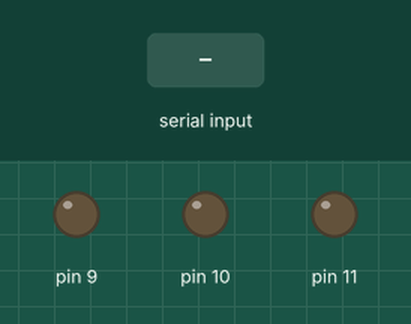
Simulated run of this sketch. Board: Arduino Uno, built with avr-gcc and run on an emulated ATmega328P. Shown: output pins drawn as LEDs (lit = HIGH). Inputs (shaded band) come from the test bench.

Above: at 1.2 s.
1.3 s: "90,45,200," received over Serial
At 2.9 s:
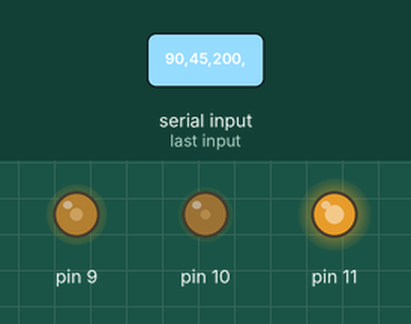
3.8 s: "30,150,10," received over Serial
At 6.0 s:
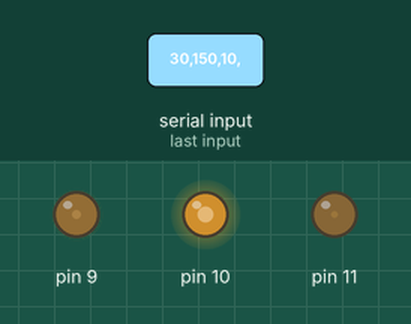
6.3 s: "90,45," received over Serial
At 7.8 s:
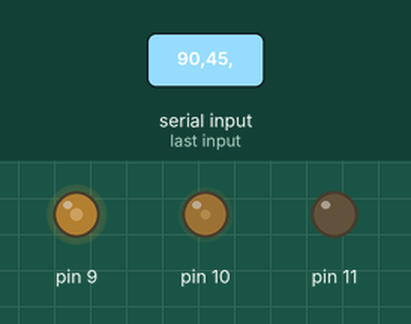
8.8 s: "30,150," received over Serial
At 10.9 s:
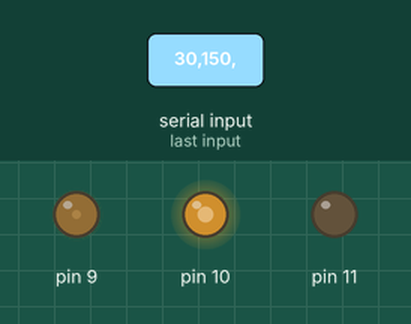
11.3 s: "5," received over Serial
At 14.1 s:
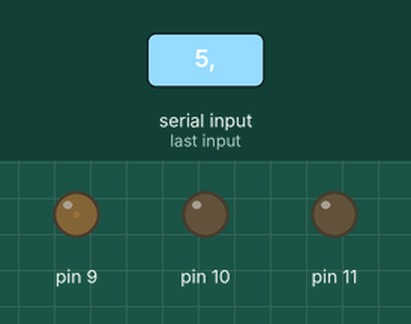
14.3 s: "90," received over Serial
At 16.9 s:
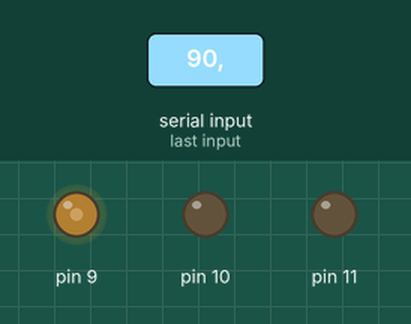
Timing chart, 0 to 18.3 s (numbered marks = the images above; inputs shaded):
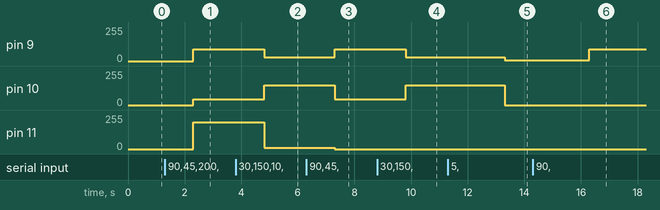

The sketch:

arduinoLedControl2.ino
```cpp
void setup() {
  // put your setup code here, to run once:
  Serial.begin(9600);
  pinMode(9, OUTPUT);
  pinMode(10, OUTPUT);
  pinMode(11, OUTPUT);
}

void loop() {
  ;
  // put your main code here, to run repeatedly:
}

//시리얼 통신과 관련된 이벤트가 발생하면 자동으로 실행되는 함수
//루프에서 호출해도 되지만 .. 아두이노에서 제공해주는 이 함수에서 구현하는게 더 좋다
void serialEvent(){
    int val_R, val_G, val_B;

    //대신 값을 보낼 때 255, 255, 255 컴마를 기준으로 보내야 한다
    //모니터의 인풋을 통해서 보내준다.. 읽는 녀석이다
    //DIP형 RGB LED 짧은쪽에 전류 Input, 긴쪽이 전류 OUTPUT
    val_R = Serial.readStringUntil(',').toInt();
    val_G = Serial.readStringUntil(',').toInt();
    val_B = Serial.readStringUntil('\0').toInt();

    //val_R, G ,B 변수 값은 GPIO 9 ,10 ,,1번 단자를 통해 PWM 출력
    analogWrite(9, val_R);
    analogWrite(10, val_G);
    analogWrite(11, val_B);
}
```

Measured:
- after the input at 1.3 s, pin 9: 0/255 → 90/255 after 1.0 s; pin 10: 0/255 → 45/255 after 1.0 s; pin 11: 0/255 → 200/255 after 1.0 s
- after the input at 3.8 s, pin 9: 90/255 → 30/255 after 1.0 s; pin 10: 45/255 → 150/255 after 1.0 s; pin 11: 200/255 → 10/255 after 1.0 s
- after the input at 6.3 s, pin 9: 30/255 → 90/255 after 1.0 s; pin 10: 150/255 → 45/255 after 1.0 s; pin 11: 10/255 → 0/255 after 1.0 s
- after the input at 8.8 s, pin 9: 90/255 → 30/255 after 1.0 s; pin 10: 45/255 → 150/255 after 1.0 s
- after the input at 11.3 s, pin 9: 30/255 → 5/255 after 2.0 s; pin 10: 150/255 → 0/255 after 2.0 s
- after the input at 14.3 s, pin 9: 5/255 → 90/255 after 2.0 s
